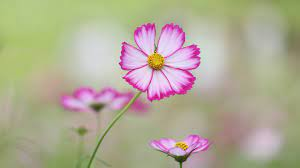
#> input picture 1.jpg, 300 x 168 px
$ jupyter execute swapping.ipynb
#> lines starting #> are read from the running program, lines starting #| are printed output that depends on the picture; after the words box and inside, x2 and y2 are one past the last pixel; in counts of white or black regions, pixels touching at a corner belong together
[cell 1]
import cv2

[cell 2]
photo1=cv2.imread('1.jpg')
#> photo1 is the input picture: shape (168, 300, 3); mean B, G, R 148, 170.9, 176.7
cv2.imshow('p5ic1',photo1)
cv2.waitKey()
cv2.destroyAllWindows()

[cell 3]
photo2=cv2.imread('2.jpg')
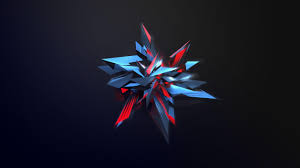
#> input picture 2.jpg, 300 x 168 px
#> photo2 is the input picture: shape (168, 300, 3); mean B, G, R 35.8, 23.2, 22.9
cv2.imshow('pi5c1',photo2)
cv2.waitKey()
cv2.destroyAllWindows()

[cell 4]
photo2[50:120,75:140]=photo1[50:120,75:140]
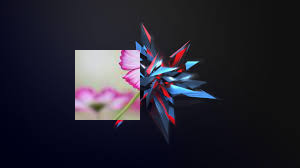
#> photo2: shape (168, 300, 3); 9.03% of pixels changed, all inside (x1, y1, x2, y2) = (75, 50, 140, 120)
cv2.imshow('pic',photo2)
cv2.waitKey()
cv2.destroyAllWindows()
cv2.imwrite('1st.jpg',photo2)
#> Out = True

[cell 5]
temp2=cv2.imread('2.jpg')
photo1[50:120,75:140]=temp2[50:120,75:140]
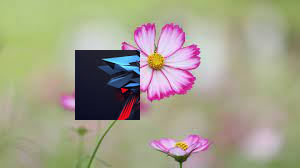
#> photo1: shape (168, 300, 3); 9.03% of pixels changed, all inside (x1, y1, x2, y2) = (75, 50, 140, 120)
cv2.imshow('pic',photo1)
cv2.waitKey()
cv2.destroyAllWindows()
cv2.imwrite('2nd.jpg',photo1)
#> Out = True
